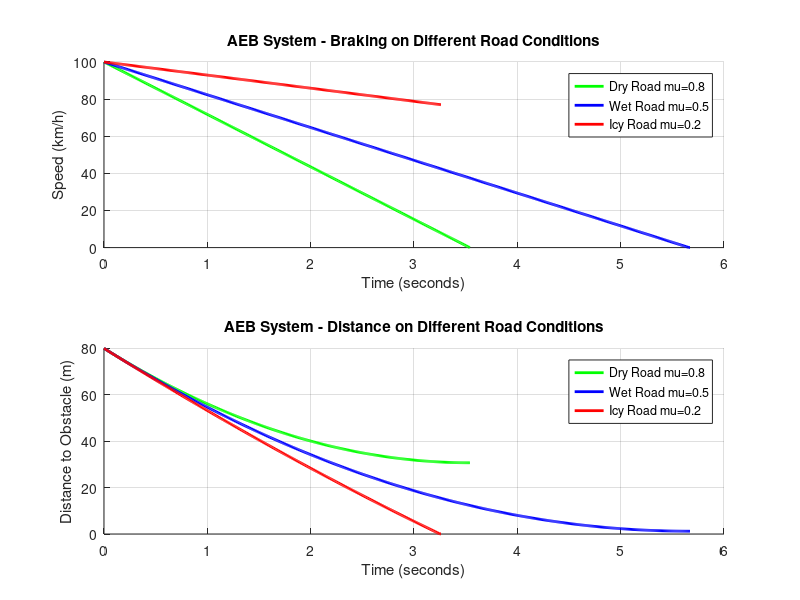

The MATLAB script that drew this image:
%% AEB System - Road Condition Analysis
% Author: Garvit
% Tomas Bata University - July 2026

%% Parameters
m = 1500;
g = 9.81;
d0 = 80;
dt = 0.01;
v0 = 100/3.6;

%% Road Conditions
mu_values = [0.8, 0.5, 0.2];
colors = {'g', 'b', 'r'};

figure(4)

for r = 1:3
    mu = mu_values(r);
    t = 0:dt:20;
    n = length(t);
    v = zeros(1,n);
    d = zeros(1,n);
    v(1) = v0;
    d(1) = d0;
    
    F_brake = mu * m * g;
    a_brake = F_brake / m;
    stop_idx = n;
    
    for i = 2:n
        v(i) = v(i-1) - a_brake * dt;
        if v(i) < 0
            v(i) = 0;
        end
        d(i) = d(i-1) - v(i-1) * dt;
        
        if d(i) <= 0
            d(i) = 0;
            stop_idx = i;
            fprintf('Road mu=%.1f: COLLISION at %.2f s\n', mu, t(i))
            break
        end
        if v(i) == 0
            stop_idx = i;
            fprintf('Road mu=%.1f: SAFE STOP | Remaining: %.2f m\n', mu, d(i))
            break
        end
    end
    
    subplot(2,1,1)
    hold on
    plot(t(1:stop_idx), v(1:stop_idx)*3.6, colors{r}, 'LineWidth', 2)
    
    subplot(2,1,2)
    hold on
    plot(t(1:stop_idx), d(1:stop_idx), colors{r}, 'LineWidth', 2)
end

subplot(2,1,1)
xlabel('Time (seconds)')
ylabel('Speed (km/h)')
title('AEB System - Braking on Different Road Conditions')
legend('Dry Road mu=0.8', 'Wet Road mu=0.5', 'Icy Road mu=0.2')
grid on

subplot(2,1,2)
xlabel('Time (seconds)')
ylabel('Distance to Obstacle (m)')
title('AEB System - Distance on Different Road Conditions')
legend('Dry Road mu=0.8', 'Wet Road mu=0.5', 'Icy Road mu=0.2')
grid on
